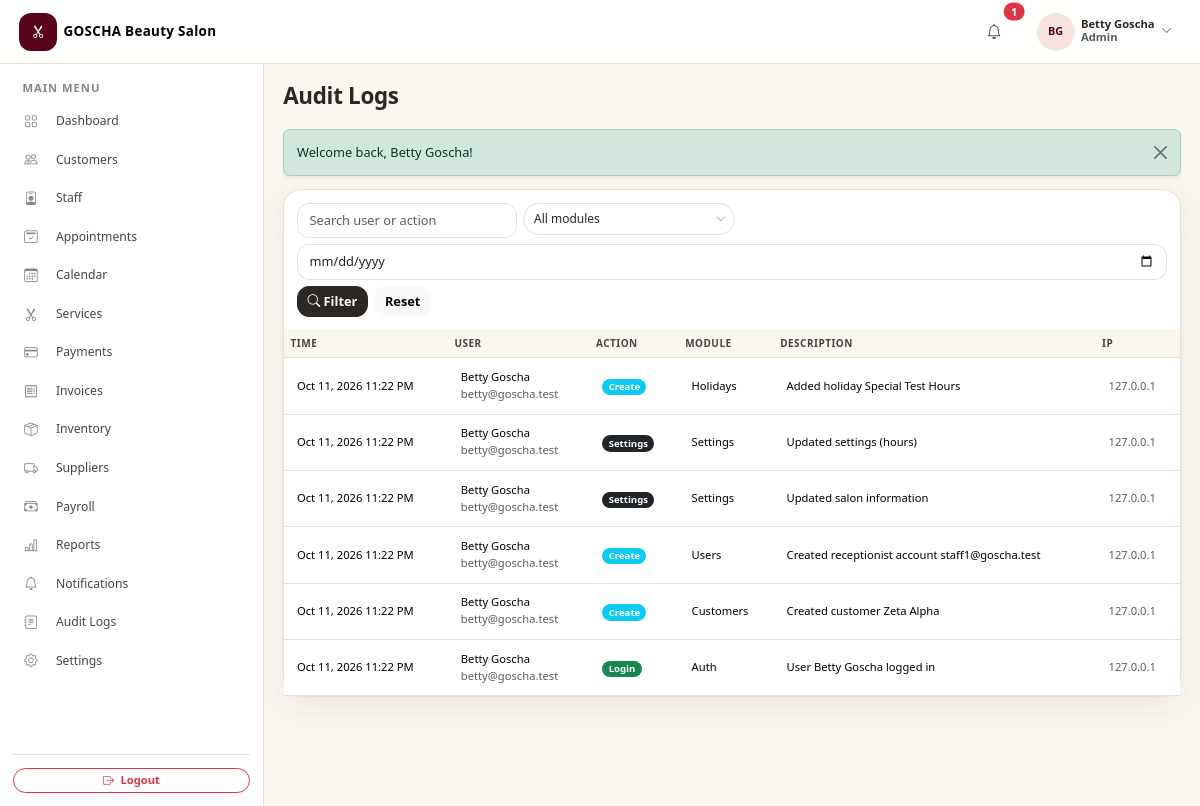
Page /admin/audit-logs.php (signed in) on the earlier database version.
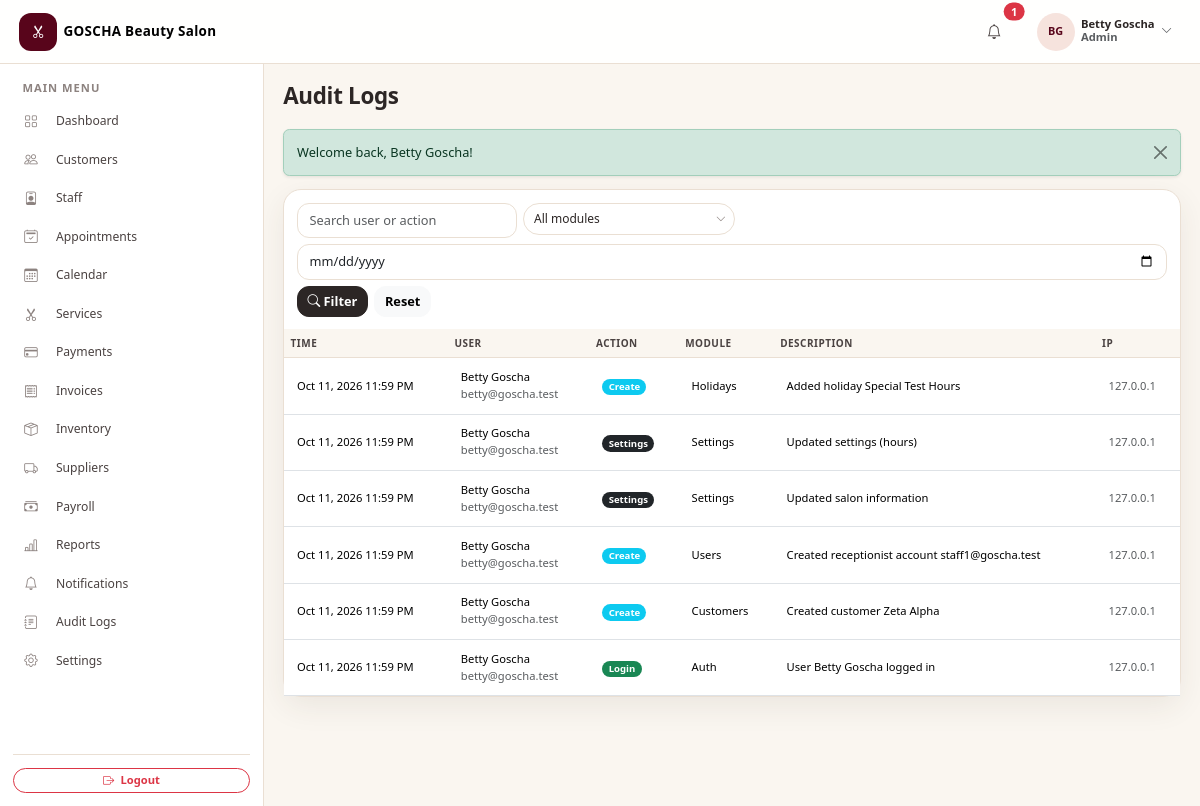
Same page on the later database version.
### tables this page shows
CREATE TABLE `audit_logs` (
  `id` int(11) NOT NULL AUTO_INCREMENT,
  `salon_id` int(11) NOT NULL,
  `user_id` int(11) DEFAULT NULL,
  `action` varchar(50) NOT NULL,
  `module` varchar(50) NOT NULL,
  `description` varchar(255) DEFAULT NULL,
  `ip_address` varchar(45) DEFAULT NULL,
  `created_at` datetime NOT NULL DEFAULT current_timestamp(),
  PRIMARY KEY (`id`),
  KEY `idx_audit_user` (`user_id`),
  KEY `idx_audit_module` (`module`),
  KEY `idx_audit_logs_salon` (`salon_id`),
  CONSTRAINT `fk_audit_logs_salon` FOREIGN KEY (`salon_id`) REFERENCES `salons` (`id`),
  CONSTRAINT `fk_audit_user` FOREIGN KEY (`user_id`) REFERENCES `users` (`id`) ON DELETE SET NULL
);

CREATE TABLE `users` (
  `id` int(11) NOT NULL AUTO_INCREMENT,
  `salon_id` int(11) NOT NULL,
  `name` varchar(100) NOT NULL,
  `first_name` varchar(100) DEFAULT NULL,
  `last_name` varchar(100) DEFAULT NULL,
  `email` varchar(255) NOT NULL,
  `phone` varchar(20) DEFAULT NULL,
  `password` varchar(255) NOT NULL,
  `role` enum('admin','receptionist') NOT NULL DEFAULT 'admin',
  `status` enum('active','inactive') NOT NULL DEFAULT 'active',
  `created_at` datetime NOT NULL DEFAULT current_timestamp(),
  `updated_at` datetime NOT NULL DEFAULT current_timestamp() ON UPDATE current_timestamp(),
  PRIMARY KEY (`id`),
  UNIQUE KEY `uq_users_email` (`email`),
  KEY `idx_users_salon` (`salon_id`),
  CONSTRAINT `fk_users_salon` FOREIGN KEY (`salon_id`) REFERENCES `salons` (`id`)
);

### admin/audit-logs.php (called while the page is built, shortened)
<?php
include __DIR__ . '/../modules/audit-logs.php';

### includes/functions.php (called while the page is built, shortened)
<?php
function e($value): string
{
    return htmlspecialchars((string)$value, ENT_QUOTES, 'UTF-8');
}
function fmt_datetime($datetime): string
{
    return date('M j, Y g:i A', strtotime((string)$datetime));
}
function paginate(int $total, int $perPage, int $page): array
{
    $totalPages = max(1, (int)ceil($total / $perPage));
    $page       = max(1, min($page, $totalPages));
    return [
        'total'       => $total,
        'perPage'     => $perPage,
        'page'        => $page,
        'totalPages'  => $totalPages,
        'offset'      => ($page - 1) * $perPage,
        'hasPrev'     => $page > 1,
        'hasNext'     => $page < $totalPages,
        'prevPage'    => $page - 1,
        'nextPage'    => $page + 1,
    ];
}

### config/database.php (called while the page is built, shortened)
<?php
function db(): PDO
{
    static $pdo = null;
    if ($pdo === null) {
        $options = [
            PDO::ATTR_ERRMODE            => PDO::ERRMODE_EXCEPTION,
            PDO::ATTR_DEFAULT_FETCH_MODE => PDO::FETCH_ASSOC,
            PDO::ATTR_EMULATE_PREPARES   => false,
        ];
        try {
            $pdo = new PDO(
                'mysql:host=' . DB_HOST . ';dbname=' . DB_NAME . ';charset=utf8mb4',
                DB_USER,
                DB_PASS,
                $options
            );
        } catch (PDOException $e) {
            http_response_code(500);
            exit('Database connection failed. Please check config/database.php and make sure MySQL is running.');
        }
    }
    return $pdo;
}

### modules/audit-logs.php (the view, shortened to what this page needs)
<?php
$salonId = (int)current_salon_id();
$q       = trim($_GET['q'] ?? '');
$date    = $_GET['date'] ?? '';
$page    = max(1, (int)($_GET['page'] ?? 1));
$perPage = 20;
$where  = [];
$params = [];
$where[]       = 'l.salon_id = :sid';
$params['sid'] = $salonId;
$whereSql = $where ? 'WHERE ' . implode(' AND ', $where) : '';
$stmt = db()->prepare("SELECT COUNT(*) FROM audit_logs l LEFT JOIN users u ON u.id = l.user_id AND u.salon_id = l.salon_id {$whereSql}");
$stmt->execute($params);
$total = (int)$stmt->fetchColumn();
$pg    = paginate($total, $perPage, $page);
$stmt = db()->prepare(
    "SELECT l.*, u.name AS user_name, u.email AS user_email
     FROM audit_logs l LEFT JOIN users u ON u.id = l.user_id AND u.salon_id = l.salon_id
     {$whereSql}
     ORDER BY l.created_at DESC, l.id DESC
     LIMIT {$perPage} OFFSET {$pg['offset']}"
);
$stmt->execute($params);
$logs = $stmt->fetchAll();
$actionColors = [
    'login' => 'success', 'logout' => 'secondary', 'create' => 'info', 'update' => 'warning',
    'delete' => 'danger', 'payment' => 'primary', 'status' => 'info', 'settings' => 'dark',
];
include __DIR__ . '/../includes/header.php';
?>
<div class="card table-card">
    <div class="card-body p-3">
        <form method="get" action="audit-logs.php" class="d-flex flex-wrap gap-2">
            <input type="text" class="form-control" name="q" value="<?php echo e($q); ?>" placeholder="Search user or action" style="width:220px;">
            <input type="date" class="form-control" name="date" value="<?php echo e($date); ?>">
            <button class="btn btn-charcoal" type="submit"><i class="bi bi-search me-1"></i>Filter</button>
            <a href="audit-logs.php" class="btn btn-light">Reset</a>
        </form>
    </div>
    <div class="table-responsive">
        <table class="table table-hover align-middle mb-0">
            <thead><tr><th>Time</th><th>User</th><th>Action</th><th>Module</th><th>Description</th><th>IP</th></tr></thead>
            <tbody>
            <?php if (!$logs): ?>
                <tr><td colspan="6"><div class="empty-state"><div class="icon"><i class="bi bi-journal-text"></i></div><p class="text-muted mb-0">No audit records found.</p></div></td></tr>
            <?php else: foreach ($logs as $log): ?>
                <tr>
                    <td class="small text-nowrap"><?php echo fmt_datetime($log['created_at']); ?></td>
                    <td class="small"><?php echo $log['user_name'] ? e($log['user_name']) : '<span class="text-muted">—</span>'; ?><br><span class="text-muted"><?php echo $log['user_email'] ? e($log['user_email']) : 'System'; ?></span></td>
                    <td><span class="badge rounded-pill bg-<?php echo $actionColors[$log['action']] ?? 'light'; ?> text-white"><?php echo e(ucfirst($log['action'])); ?></span></td>
                    <td class="small"><?php echo e(ucwords(str_replace('-', ' ', $log['module']))); ?></td>
                    <td class="small"><?php echo e($log['description']); ?></td>
                    <td class="small text-muted"><?php echo e($log['ip_address'] ?: '—'); ?></td>
                </tr>
            <?php endforeach; endif; ?>
            </tbody>
        </table>
    </div>
</div>
<?php include __DIR__ . '/../includes/footer.php'; ?>

Differences in the rows shown:
changed audit_logs "Holidays": created_at "Oct 11, 2026 11:22 PM" → "Oct 11, 2026 11:59 PM"
changed audit_logs "Updated settings (hours)": created_at "Oct 11, 2026 11:22 PM" → "Oct 11, 2026 11:59 PM"
changed audit_logs "Updated salon information": created_at "Oct 11, 2026 11:22 PM" → "Oct 11, 2026 11:59 PM"
changed audit_logs "Users": created_at "Oct 11, 2026 11:22 PM" → "Oct 11, 2026 11:59 PM"
changed audit_logs "Customers": created_at "Oct 11, 2026 11:22 PM" → "Oct 11, 2026 11:59 PM"
changed audit_logs "Auth": created_at "Oct 11, 2026 11:22 PM" → "Oct 11, 2026 11:59 PM"
